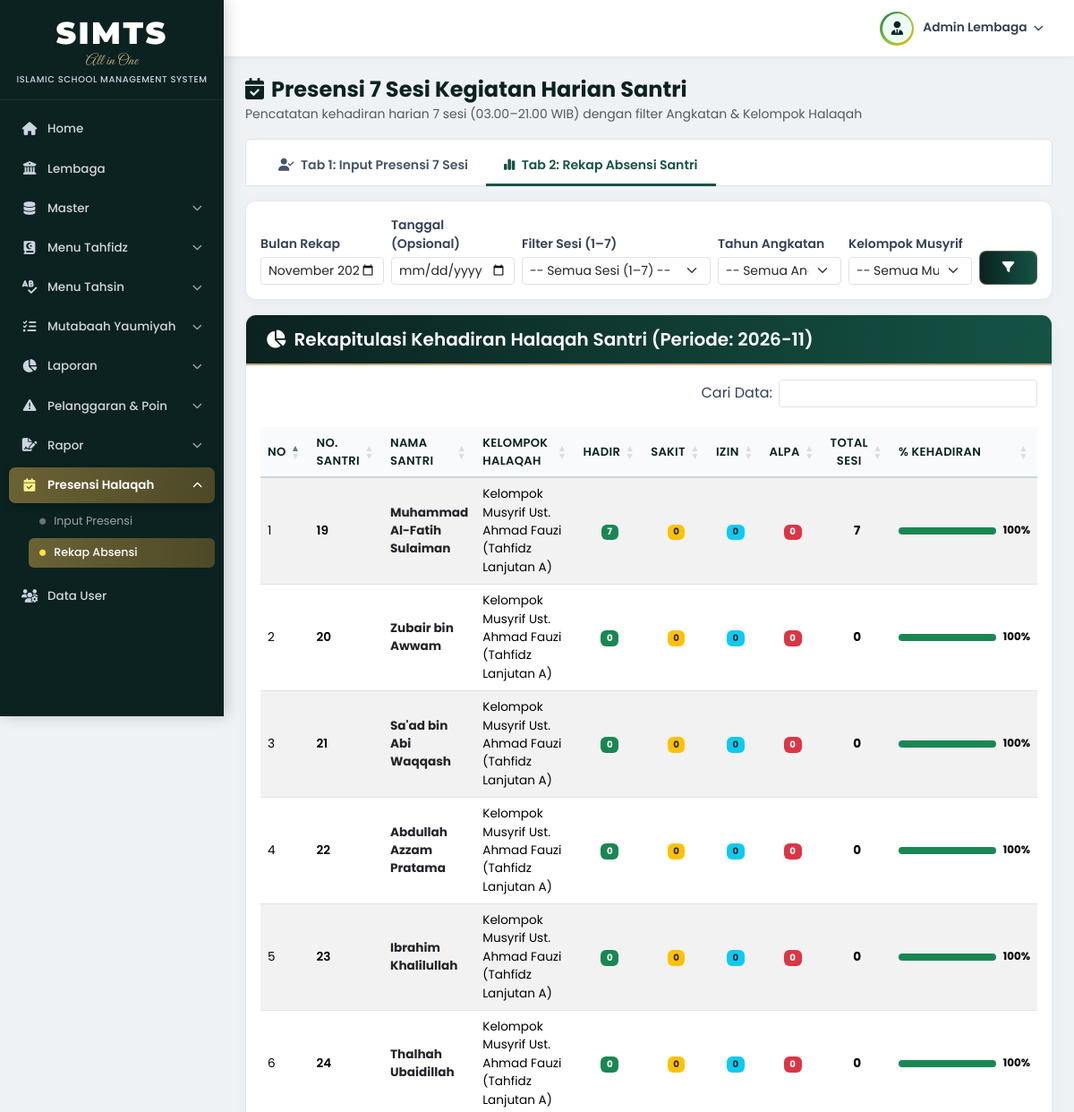
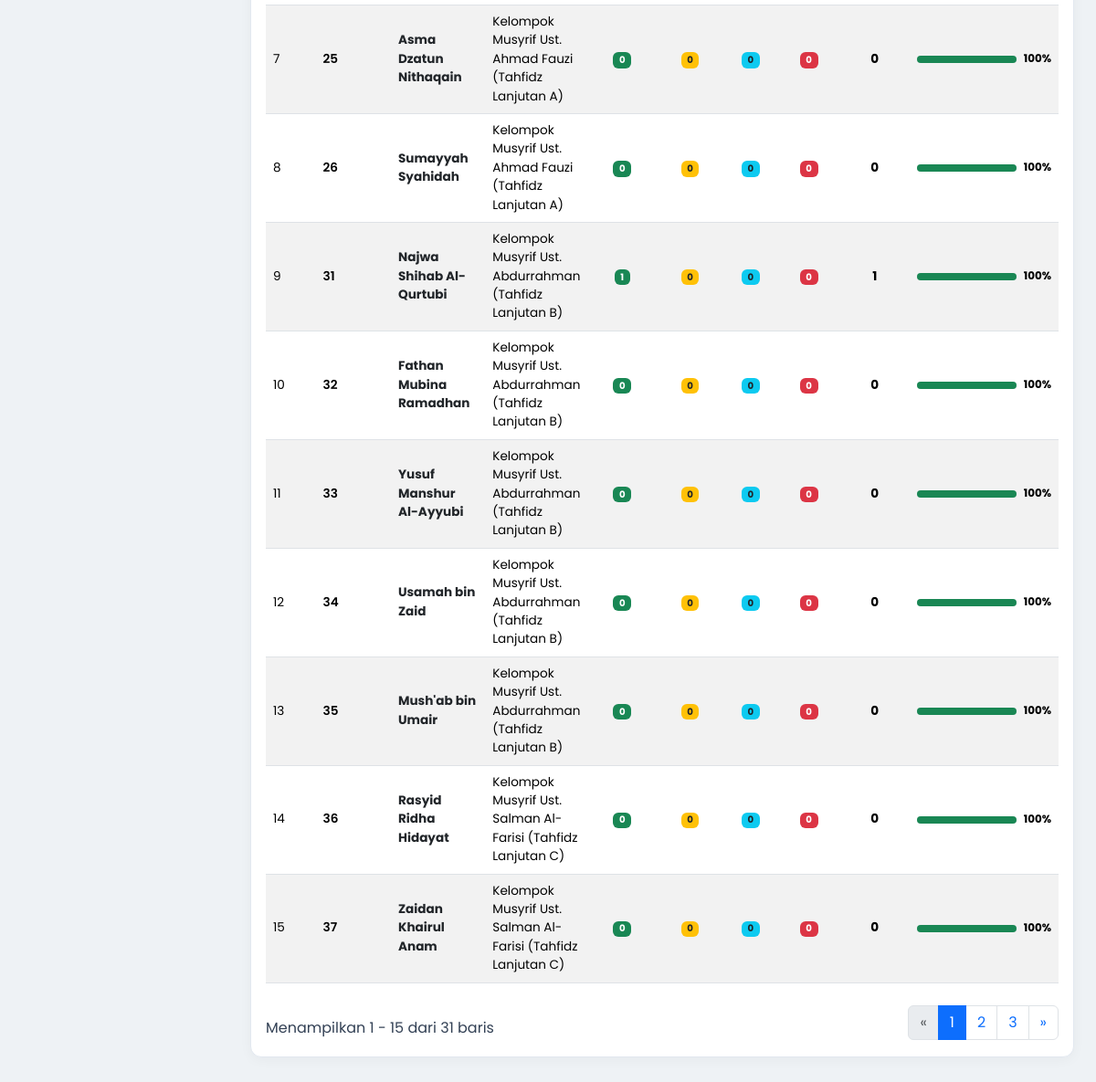
Screenshot of /modules/presensi/presensi.php?tab=rekap (signed in) with the database file from the repository (2 pictures, top to bottom).
### tables this page shows
CREATE TABLE `santri` (
  `id` INT AUTO_INCREMENT PRIMARY KEY,
  `id_santri` INT GENERATED ALWAYS AS (`id`) VIRTUAL,
  `nis` VARCHAR(30) NOT NULL UNIQUE,
  `nisn` VARCHAR(30) DEFAULT NULL,
  `nama_santri` VARCHAR(120) NOT NULL,
  `jenis_kelamin` ENUM('L','P') NOT NULL DEFAULT 'L',
  `tempat_lahir` VARCHAR(60) DEFAULT 'Jakarta',
  `tanggal_lahir` DATE DEFAULT '2012-01-01',
  `usia` INT NOT NULL DEFAULT 14,
  `jenjang` ENUM('SMP','SMA') NOT NULL DEFAULT 'SMP',
  `tahun_angkatan` VARCHAR(20) NOT NULL DEFAULT '2025/2026',
  `kategori_halaqah` ENUM('Tahsin Dasar','Tahfidz Lanjutan') NOT NULL DEFAULT 'Tahsin Dasar',
  `kelompok_musyrif` VARCHAR(100) NOT NULL DEFAULT 'Kelompok Musyrif Ust. Zaid bin Tsabit (Tahsin Dasar A)',
  `kelas_program` VARCHAR(50) DEFAULT 'Tahun ke-1 (Tingkat Dasar)',
  `jilid_tahsin` VARCHAR(40) DEFAULT 'Al-Qur''an / Tajwid',
  `target_juz` INT NOT NULL DEFAULT 5,
  `total_hafalan_juz` DECIMAL(4,1) DEFAULT 1.0,
  `halaqah_id` INT DEFAULT 1,
  `pengajar_id` INT DEFAULT 1,
  `id_user_orang_tua` INT DEFAULT 3,
  `nama_orang_tua` VARCHAR(120) DEFAULT NULL,
  `no_hp_orang_tua` VARCHAR(25) DEFAULT NULL,
  `alamat` TEXT DEFAULT NULL,
  `tanggal_masuk` DATE DEFAULT '2025-07-15',
  `status_santri` ENUM('Aktif','Alumni','Keluar') NOT NULL DEFAULT 'Aktif',
  `created_at` TIMESTAMP DEFAULT CURRENT_TIMESTAMP,
  CONSTRAINT `fk_santri_halaqah` FOREIGN KEY (`halaqah_id`) REFERENCES `halaqah`(`id`) ON DELETE SET NULL,
  CONSTRAINT `fk_santri_pengajar` FOREIGN KEY (`pengajar_id`) REFERENCES `pengajar`(`id`) ON DELETE SET NULL,
  CONSTRAINT `fk_santri_ortu` FOREIGN KEY (`id_user_orang_tua`) REFERENCES `users`(`id`) ON DELETE SET NULL
);

CREATE TABLE `halaqah` (
  `id` INT AUTO_INCREMENT PRIMARY KEY,
  `kode_halaqah` VARCHAR(20) NOT NULL UNIQUE,
  `nama_halaqah` VARCHAR(100) NOT NULL,
  `pengajar_id` INT NOT NULL,
  `ruangan` VARCHAR(60) DEFAULT 'Ruang Utama Masjid',
  `target_program` VARCHAR(80) DEFAULT 'Tahfidz Lanjutan',
  `created_at` TIMESTAMP DEFAULT CURRENT_TIMESTAMP,
  CONSTRAINT `fk_halaqah_pengajar` FOREIGN KEY (`pengajar_id`) REFERENCES `pengajar`(`id`) ON DELETE CASCADE
);

### config/koneksi.php (called while the page is built, shortened)
<?php
function e(?string $str): string
{
    return htmlspecialchars($str ?? '', ENT_QUOTES, 'UTF-8');
}

### modules/presensi/presensi.php (the view, shortened to what this page needs)
<?php
require_once __DIR__ . '/../../config/koneksi.php';
$role       = $_SESSION['role'] ?? 'admin';
$user_id    = (int) ($_SESSION['user_id'] ?? 0);
$active_tab = $_GET['tab'] ?? ($role === 'orang_tua' ? 'rekap' : 'input');
$daftar_sesi = [
    'Sesi 1 - Dini Hari / Tahajud (03.00 - 04.30)',
    'Sesi 2 - Subuh / Halaqah Utama (04.30 - 06.30)',
    'Sesi 3 - Pagi / Dhuha (08.00 - 11.00)',
    'Sesi 4 - Siang / Kondisional (13.00 - 14.30)',
    'Sesi 5 - Sore / Ashar: Halaqah Hadis (16.00 - 17.30)',
    'Sesi 6 - Maghrib: Tilawah / Kajian Jumat (18.00 - 19.30)',
    'Sesi 7 - Ba\'da Isya: Evaluasi & Mutaba\'ah (19.30 - 21.00)'
];
$daftar_angkatan = [
    '2021/2022',
    '2022/2023',
    '2023/2024',
    '2024/2025',
    '2025/2026'
];
$f_halaqah_id  = (int) ($_GET['halaqah_id'] ?? 0);
$f_angkatan    = in_array($_GET['angkatan'] ?? '', $daftar_angkatan, true) ? $_GET['angkatan'] : '';
$f_bulan       = $_GET['bulan'] ?? date('Y-m');
$f_rekap_tgl   = trim($_GET['rekap_tanggal'] ?? '');
$f_rekap_sesi  = in_array($_GET['rekap_sesi'] ?? '', $daftar_sesi, true) ? $_GET['rekap_sesi'] : '';
$where_hlq  = ($f_halaqah_id > 0) ? "AND s.halaqah_id = $f_halaqah_id" : "";
$where_angk = ($f_angkatan !== '') ? "AND s.tahun_angkatan = '" . mysqli_real_escape_string($conn, $f_angkatan) . "'" : "";
$where_ortu = ($role === 'orang_tua') ? "AND s.id_user_orang_tua = $user_id" : "";
$esc_bulan     = mysqli_real_escape_string($conn, $f_bulan);
$rekap_date_cond = ($f_rekap_tgl !== '')
    ? "pr.tanggal = '" . mysqli_real_escape_string($conn, $f_rekap_tgl) . "'"
    : "DATE_FORMAT(pr.tanggal, '%Y-%m') = '$esc_bulan'";
$rekap_sesi_cond = ($f_rekap_sesi !== '')
    ? "AND pr.sesi_halaqah = '" . mysqli_real_escape_string($conn, $f_rekap_sesi) . "'"
    : "";
$sql_rekap = "SELECT s.id, s.nis, s.nama_santri, s.tahun_angkatan, s.kelompok_musyrif, h.nama_halaqah, p.nama_pengajar,
                     SUM(CASE WHEN pr.status_kehadiran = 'Hadir' THEN 1 ELSE 0 END) AS jml_hadir,
                     SUM(CASE WHEN pr.status_kehadiran = 'Sakit' THEN 1 ELSE 0 END) AS jml_sakit,
                     SUM(CASE WHEN pr.status_kehadiran = 'Izin'  THEN 1 ELSE 0 END) AS jml_izin,
                     SUM(CASE WHEN pr.status_kehadiran = 'Alpa'  THEN 1 ELSE 0 END) AS jml_alpa,
                     COUNT(pr.id) AS total_pertemuan
              FROM santri s
              LEFT JOIN halaqah h ON s.halaqah_id = h.id
              LEFT JOIN pengajar p ON s.pengajar_id = p.id
              LEFT JOIN presensi_halaqah pr ON (pr.santri_id = s.id AND $rekap_date_cond $rekap_sesi_cond)
              WHERE s.status_santri = 'Aktif' $where_ortu $where_hlq $where_angk
              GROUP BY s.id
              ORDER BY s.id ASC";
$res_rekap = mysqli_query($conn, $sql_rekap);
include __DIR__ . '/../../includes/header.php';
include __DIR__ . '/../../includes/sidebar.php';
?>
<div class="d-flex justify-content-between align-items-center mb-3 flex-wrap gap-2">
    <div>
        <h4 class="fw-bold mb-0" style="color:#0b2220;"><i class="fa-solid fa-calendar-check me-2"></i>Presensi 7 Sesi Kegiatan Harian Santri</h4>
        <small class="text-muted">Pencatatan kehadiran harian 7 sesi (03.00–21.00 WIB) dengan filter Angkatan &amp; Kelompok Halaqah</small>
    </div>
</div>
<ul class="nav nav-tabs nav-tabs-siata mb-3 bg-white rounded-top px-3 pt-2 border" role="tablist">
    <?php if (in_array($role, ['admin', 'pengajar'], true)): ?>
    <li class="nav-item" role="presentation">
        <button class="nav-link <?= $active_tab === 'input' ? 'active' : '' ?>"
                data-bs-toggle="tab" data-bs-target="#paneInputPresensi" type="button" role="tab">
            <i class="fa-solid fa-user-check me-1"></i> Tab 1: Input Presensi 7 Sesi
        </button>
    </li>
    <?php endif; ?>
    <li class="nav-item" role="presentation">
        <button class="nav-link <?= $active_tab === 'rekap' ? 'active' : '' ?>"
                data-bs-toggle="tab" data-bs-target="#paneRekapPresensi" type="button" role="tab">
            <i class="fa-solid fa-chart-simple me-1"></i> Tab 2: Rekap Absensi Santri
        </button>
    </li>
</ul>
<div class="tab-content">
    <div class="tab-pane fade <?= $active_tab === 'rekap' ? 'show active' : '' ?>" id="paneRekapPresensi" role="tabpanel">
        <div class="card-siata p-3 mb-3">
            <form method="GET" action="presensi.php" class="row g-2 align-items-end">
                <div class="col-md-2">
                    <label class="form-label small fw-semibold mb-1">Bulan Rekap</label>
                    <input type="month" name="bulan" class="form-control form-control-sm" value="<?= e($f_bulan) ?>">
                </div>
                <div class="col-md-2">
                    <label class="form-label small fw-semibold mb-1">Tanggal (Opsional)</label>
                    <input type="date" name="rekap_tanggal" class="form-control form-control-sm" value="<?= e($f_rekap_tgl) ?>">
                </div>
                <div class="col-md-3">
                    <label class="form-label small fw-semibold mb-1">Filter Sesi (1–7)</label>
                    <select name="rekap_sesi" class="form-select form-select-sm">
                        <option value="">-- Semua Sesi (1–7) --</option>
                    </select>
                </div>
                <?php if ($role !== 'orang_tua'): ?>
                <div class="col-md-2">
                    <label class="form-label small fw-semibold mb-1">Tahun Angkatan</label>
                    <select name="angkatan" class="form-select form-select-sm">
                        <option value="">-- Semua Angkatan --</option>
                    </select>
                </div>
                <div class="col-md-2">
                    <label class="form-label small fw-semibold mb-1">Kelompok Musyrif</label>
                    <select name="halaqah_id" class="form-select form-select-sm">
                        <option value="0">-- Semua Musyrif --</option>
                    </select>
                </div>
                <?php endif; ?>
                <div class="col-md-1">
                    <button type="submit" class="btn btn-siata btn-sm w-100" title="Terapkan Filter"><i class="fa-solid fa-filter"></i></button>
                </div>
            </form>
        </div>
        <div class="card-siata">
            <div class="card-header-siata">
                <h5><i class="fa-solid fa-chart-pie"></i> Rekapitulasi Kehadiran Halaqah Santri (Periode: <?= e($f_bulan) ?>)</h5>
            </div>
            <div class="p-3 table-responsive">
                <table class="table table-hover table-striped table-siata datatable-export align-middle w-100">
                    <thead>
                        <tr>
                            <th>No</th>
                            <th>No. Santri</th>
                            <th>Nama Santri</th>
                            <th>Kelompok Halaqah</th>
                            <th class="text-center">Hadir</th>
                            <th class="text-center">Sakit</th>
                            <th class="text-center">Izin</th>
                            <th class="text-center">Alpa</th>
                            <th class="text-center">Total Sesi</th>
                            <th style="width: 190px;">% Kehadiran</th>
                        </tr>
                    </thead>
                    <tbody>
                        <?php $no = 1; while ($rk = mysqli_fetch_assoc($res_rekap)): ?>
                        <?php
                            $tot   = (int) $rk['total_pertemuan'];
                            $hadir = (int) $rk['jml_hadir'];
                            $pct   = $tot > 0 ? round(($hadir / $tot) * 100, 1) : 100.0;
                            $bar_c = $pct >= 85 ? 'bg-success' : ($pct >= 70 ? 'bg-warning' : 'bg-danger');
                        ?>
                        <tr>
                            <td><?= $no++ ?></td>
                            <td class="fw-semibold"><?= e($rk['nis']) ?></td>
                            <td class="fw-bold text-dark"><?= e($rk['nama_santri']) ?></td>
                            <td><?= e($rk['nama_halaqah'] ?? '-') ?></td>
                            <td class="text-center"><span class="badge bg-success"><?= $hadir ?></span></td>
                            <td class="text-center"><span class="badge bg-warning text-dark"><?= (int) $rk['jml_sakit'] ?></span></td>
                            <td class="text-center"><span class="badge bg-info text-dark"><?= (int) $rk['jml_izin'] ?></span></td>
                            <td class="text-center"><span class="badge bg-danger"><?= (int) $rk['jml_alpa'] ?></span></td>
                            <td class="text-center fw-bold"><?= $tot ?></td>
                            <td>
                                <div class="d-flex align-items-center gap-2">
                                    <div class="progress flex-grow-1" style="height: 8px;">
                                        <div class="progress-bar <?= $bar_c ?>" style="width: <?= $pct ?>%"></div>
                                    </div>
                                    <span class="small fw-bold"><?= $pct ?>%</span>
                                </div>
                            </td>
                        </tr>
                        <?php endwhile; ?>
                    </tbody>
                </table>
            </div>
        </div>
    </div>
</div>
<?php include __DIR__ . '/../../includes/footer.php'; ?>

### assets/css/style.css (style rules this page uses)
:root { --sidebar-width: 250px; --sidebar-bg: #0b2220; --siata-green-dark: #0b2220; --siata-green-mid: #145345; --sidebar-hover: rgba(255, 255, 255, 0.06); --sidebar-active-gradient: linear-gradient(90deg, #6b6335, #4d4827); --sidebar-gold: #c5a880; --topbar-height: 64px; --content-bg: #eef2f5; }
* { box-sizing: border-box; }
body { margin: 0; font-family: 'Poppins', sans-serif; background-color: var(--content-bg); color: #334155; overflow-x: hidden; }
.card-siata { background: #ffffff; border: 1px solid #e2e8f0; border-radius: 12px; box-shadow: 0 3px 14px rgba(15, 23, 42, 0.04); overflow: hidden; margin-bottom: 22px; }
.card-header-siata { background: linear-gradient(90deg, #0b2220 0%, #145345 100%); color: #ffffff; padding: 15px 22px; display: flex; align-items: center; justify-content: space-between; flex-wrap: wrap; gap: 10px; border-bottom: 2px solid #c5a880; }
.card-header-siata h5, .card-header-siata h6 { margin: 0; font-weight: 600; color: #ffffff; display: flex; align-items: center; gap: 9px; }
.btn-siata { background: linear-gradient(90deg, #0b2220, #145345); color: #ffffff; border: 1px solid rgba(197, 168, 128, 0.4); font-weight: 500; font-size: 0.85rem; border-radius: 8px; padding: 8px 16px; transition: all 0.2s; }
.table-siata thead th { background-color: #f8fafc; color: #0b2220; font-weight: 600; font-size: 0.82rem; text-transform: uppercase; letter-spacing: 0.3px; border-bottom: 2px solid #cbd5e1; vertical-align: middle; }
.nav-tabs-siata .nav-link { color: #475569; font-weight: 600; font-size: 0.88rem; border: none; border-bottom: 3px solid transparent; padding: 10px 20px; }
.nav-tabs-siata .nav-link.active { color: #145345; background: transparent; border-bottom: 3px solid #145345; }

### rows the page displays
santri: nis "19", nama_santri "Muhammad Al-Fatih Sulaiman", halaqah.nama_halaqah "Kelompok Musyrif Ust. Ahmad Fauzi (Tahfidz Lanjutan A)", hadir "7", jml_sakit "0", jml_izin "0", jml_alpa "0", tot "7", pct "100"
santri: nis "20", nama_santri "Zubair bin Awwam", halaqah.nama_halaqah "Kelompok Musyrif Ust. Ahmad Fauzi (Tahfidz Lanjutan A)", hadir "0", jml_sakit "0", jml_izin "0", jml_alpa "0", tot "0", pct "100"
santri: nis "21", nama_santri "Sa'ad bin Abi Waqqash", halaqah.nama_halaqah "Kelompok Musyrif Ust. Ahmad Fauzi (Tahfidz Lanjutan A)", hadir "0", jml_sakit "0", jml_izin "0", jml_alpa "0", tot "0", pct "100"
santri: nis "22", nama_santri "Abdullah Azzam Pratama", halaqah.nama_halaqah "Kelompok Musyrif Ust. Ahmad Fauzi (Tahfidz Lanjutan A)", hadir "0", jml_sakit "0", jml_izin "0", jml_alpa "0", tot "0", pct "100"
santri: nis "23", nama_santri "Ibrahim Khalilullah", halaqah.nama_halaqah "Kelompok Musyrif Ust. Ahmad Fauzi (Tahfidz Lanjutan A)", hadir "0", jml_sakit "0", jml_izin "0", jml_alpa "0", tot "0", pct "100"
santri: nis "24", nama_santri "Thalhah Ubaidillah", halaqah.nama_halaqah "Kelompok Musyrif Ust. Ahmad Fauzi (Tahfidz Lanjutan A)", hadir "0", jml_sakit "0", jml_izin "0", jml_alpa "0", tot "0", pct "100"
santri: nis "25", nama_santri "Asma Dzatun Nithaqain", halaqah.nama_halaqah "Kelompok Musyrif Ust. Ahmad Fauzi (Tahfidz Lanjutan A)", hadir "0", jml_sakit "0", jml_izin "0", jml_alpa "0", tot "0", pct "100"
santri: nis "26", nama_santri "Sumayyah Syahidah", halaqah.nama_halaqah "Kelompok Musyrif Ust. Ahmad Fauzi (Tahfidz Lanjutan A)", hadir "0", jml_sakit "0", jml_izin "0", jml_alpa "0", tot "0", pct "100"
santri: nis "31", nama_santri "Najwa Shihab Al-Qurtubi", halaqah.nama_halaqah "Kelompok Musyrif Ust. Abdurrahman (Tahfidz Lanjutan B)", hadir "1", jml_sakit "0", jml_izin "0", jml_alpa "0", tot "1", pct "100"
santri: nis "32", nama_santri "Fathan Mubina Ramadhan", halaqah.nama_halaqah "Kelompok Musyrif Ust. Abdurrahman (Tahfidz Lanjutan B)", hadir "0", jml_sakit "0", jml_izin "0", jml_alpa "0", tot "0", pct "100"
santri: nis "33", nama_santri "Yusuf Manshur Al-Ayyubi", halaqah.nama_halaqah "Kelompok Musyrif Ust. Abdurrahman (Tahfidz Lanjutan B)", hadir "0", jml_sakit "0", jml_izin "0", jml_alpa "0", tot "0", pct "100"
santri: nis "34", nama_santri "Usamah bin Zaid", halaqah.nama_halaqah "Kelompok Musyrif Ust. Abdurrahman (Tahfidz Lanjutan B)", hadir "0", jml_sakit "0", jml_izin "0", jml_alpa "0", tot "0", pct "100"
santri: nis "35", nama_santri "Mush'ab bin Umair", halaqah.nama_halaqah "Kelompok Musyrif Ust. Abdurrahman (Tahfidz Lanjutan B)", hadir "0", jml_sakit "0", jml_izin "0", jml_alpa "0", tot "0", pct "100"
santri: nis "36", nama_santri "Rasyid Ridha Hidayat", halaqah.nama_halaqah "Kelompok Musyrif Ust. Salman Al-Farisi (Tahfidz Lanjutan C)", hadir "0", jml_sakit "0", jml_izin "0", jml_alpa "0", tot "0", pct "100"
santri: nis "37", nama_santri "Zaidan Khairul Anam", halaqah.nama_halaqah "Kelompok Musyrif Ust. Salman Al-Farisi (Tahfidz Lanjutan C)", hadir "0", jml_sakit "0", jml_izin "0", jml_alpa "0", tot "0", pct "100"

### other values shown
$topbar_user_label "Admin Lembaga"
